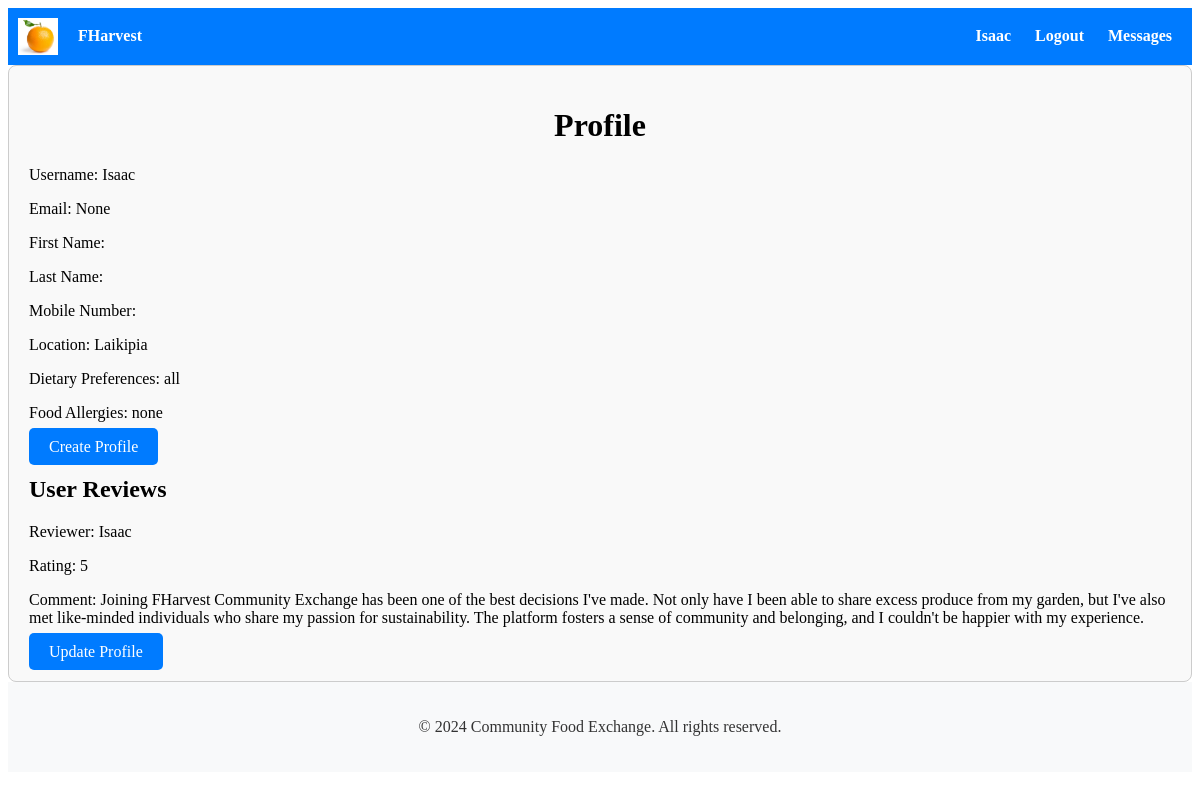
/accounts/profile/ (signed in), run on the app's committed database.
### accounts/models.py (models this page shows, shortened)
class Profile(models.Model):
    user = models.OneToOneField(User, on_delete=models.CASCADE)
    location = models.CharField(max_length=100)
    dietary_preferences = models.CharField(max_length=200)
    food_allergies = models.CharField(max_length=200)
    email = models.EmailField(blank=True, null=True)
    first_name = models.CharField(max_length=100, default=timezone.now)  # Default value set to current date and time
    last_name = models.CharField(max_length=100, blank=True)
    mobile_number = models.CharField(max_length=15, blank=True)

### ratings_reviews/models.py (models this page shows)
class Review(models.Model):
    reviewed_user = models.ForeignKey(User, on_delete=models.CASCADE)
    reviewer = models.ForeignKey(User, on_delete=models.CASCADE, related_name='given_reviews')
    rating = models.IntegerField(choices=[(i, i) for i in range(1, 6)])
    comment = models.TextField(blank=True)
    created_at = models.DateTimeField(auto_now_add=True)
    published = models.BooleanField(default=False)

### accounts/views.py (the view)
# urls.py: path('profile/', profile, name='profile'),
@login_required
def profile(request):
    try:
        profile = Profile.objects.get(user=request.user)
        user_reviews = Review.objects.filter(reviewed_user=request.user)
    except Profile.DoesNotExist:
        return redirect('profile_create')  # Redirect to profile creation if profile doesn't exist
    return render(request, 'accounts/profile.html', {'profile': profile, 'user_reviews': user_reviews})

### accounts/templates/accounts/profile.html
{% extends 'accounts/base.html' %}
{% block content %}
    <h1>Profile</h1>
    {% if profile %}
        <p>Username: {{ profile.user.username }}</p>
        <p>Email: {{ profile.email }}</p>
        <p>First Name: {{ profile.first_name }}</p>
        <p>Last Name: {{ profile.last_name }}</p>
        <p>Mobile Number: {{ profile.mobile_number }}</p>
        <p>Location: {{ profile.location }}</p>
        <p>Dietary Preferences: {{ profile.dietary_preferences }}</p>
        <p>Food Allergies: {{ profile.food_allergies }}</p>
        <a href="{% url 'profile_create' %}" class="btn btn-primary">Create Profile</a>
        <h2>User Reviews</h2>
        <div class="user-reviews">
            {% if user_reviews %}
                {% for review in user_reviews %}
                    <div class="review">
                        <p>Reviewer: {{ review.reviewer.username }}</p>
                        <p>Rating: {{ review.rating }}</p>
                        <p>Comment: {{ review.comment }}</p>
                    </div>
                {% endfor %}
            {% else %}
                <p>No reviews found.</p>
            {% endif %}
        </div>
        <a href="{% url 'profile_update' %}" class="btn btn-primary">Update Profile</a>
    {% else %}
        <p>No profile found for the current user.</p>
    {% endif %}
{% endblock %}

### accounts/templates/accounts/base.html (shortened to what this page needs)
{% load static %}
<!DOCTYPE html>
<html lang="en">
<head>
    <link rel="stylesheet" type="text/css" href="{% static 'css/style.css' %}">
    <link href="https://cdn.jsdelivr.net/npm/bootstrap-icons@1.11.3/font/bootstrap-icons.css" rel="stylesheet">
    <link rel="stylesheet" href="{% static 'path/to/compiled/bootstrap-icons.css' %}">
</head>
<body>
    <nav>
        <div class="brand-name">
            <img src="{% static 'logo.png' %}" alt="Logo" class="logo">
            <a href="{% url 'home' %}" style="color: inherit; text-decoration: none;">
                FHarvest
            </a>
        </div>
        <div class="nav-links">
            {% if user.is_authenticated %}
            <a href="{% url 'profile_update' %}">
                <span class="username">{{ user.username }}</span>
            </a>
            <a href="{% url 'logout' %}">Logout</a>
            <a href="{% if latest_conversation_id %}{% url 'conversation_detail' latest_conversation_id %}{% else %}{% url 'conversation_list' %}{% endif %}">
                Messages {% if unread_messages_count %}<span class="badge">{{ unread_messages_count }}</span>{% endif %}
            </a>
            {% else %}
            <a href="{% url 'login' %}">Login</a>
            <a href="{% url 'signup' %}">Signup</a>
            {% endif %}
        </div>
    </nav>
    <div class="container">
        {% block content %}
        {% endblock %}
    </div>
    <footer>
        <p>© 2024 Community Food Exchange. All rights reserved.</p>
    </footer>
</body>
</html>

### accounts/static/css/style.css (style rules this page uses)
.container { max-width: 1200px; margin: 0 auto; padding: 2px; }
.brand-name { display: flex; align-items: center; }
.logo { width: 50px; margin-right: 10px; }
.btn-primary { background-color: #007bff; color: #fff; border: none; padding: 8px 16px; border-radius: 4px; cursor: pointer; text-decoration: none; }
.btn { padding: 8px 16px; background-color: #007bff; color: #fff; border: none; border-radius: 4px; cursor: pointer; text-decoration: none; }
.container { max-width: 800px; margin: 0 auto; }
.container { max-width: 800px; margin: 20px auto; padding: 2px; border: 1px solid #ccc; border-radius: 8px; background-color: #f9f9f9; }
.container h1 { text-align: center; }
.btn-primary { background-color: #007bff; color: #fff; border: none; padding: 10px 20px; cursor: pointer; border-radius: 5px; }

### accounts/templates/accounts/base.html (style rules this page uses)
nav { background-color: #007bff; color: #fff; padding: 10px; display: flex; justify-content: space-between; align-items: center; }
nav a { color: #fff; text-decoration: none; margin: 0 10px; font-weight: bold; }
.brand-name { cursor: pointer; display: flex; align-items: center; }
.logo { width: 40px; height: auto; margin-right: 10px; }
footer { background-color: #f8f9fa; color: #333; padding: 20px; text-align: center; }
.container { max-width: 100%; margin: 0 auto; padding: 20px; box-sizing: border-box; }

### data on the page
Profile: user.username "Isaac", email "None", location "Laikipia", dietary_preferences "all", food_allergies "none"
Review: reviewer.username "Isaac", rating "5", comment "Joining FHarvest Community Exchange has been one of the best decisions I've made. Not only have I been able to share excess produce from my garden, but I've also met like-minded individuals who share my passion for sustainability. The platform fosters a sense of community and belonging, and I couldn't be happier with my experience."

### other printed values
{{ user.username }} "Isaac"
